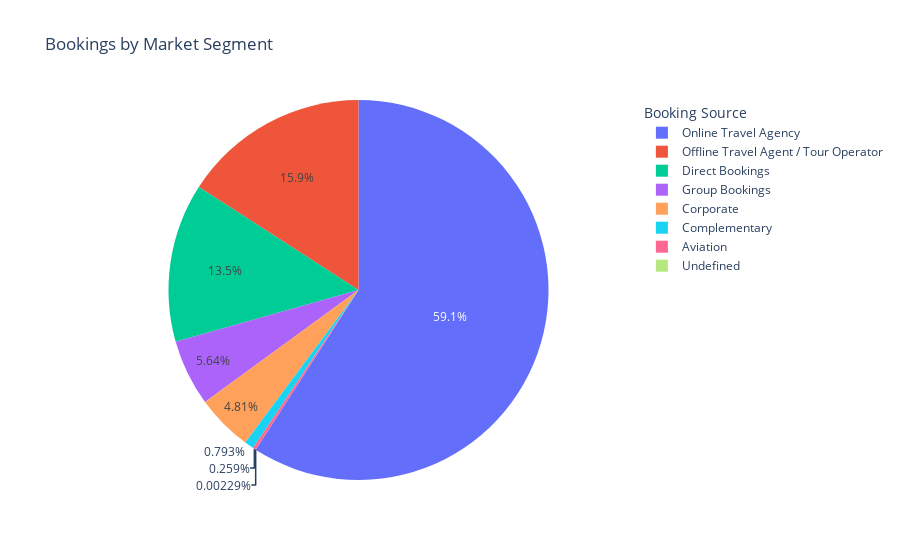

Source (notebook cell):
### Code cell
# pie plot
fig = px.pie(
    df,
    values=df['market_segment_clean'].value_counts().values,
    names=df['market_segment_clean'].value_counts().index,
    title="Bookings by Market Segment"
)

fig.update_layout(
    legend=dict(title="Booking Source")  # optional, rename the legend header
)

fig.show()

### Figure 1 — Plotly figure (JSON) as saved in the notebook; plotly's stock layout.template omitted (floating-point values rounded to 4 significant figures)
{"data": [{"domain": {"x": [0, 1], "y": [0, 1]}, "hovertemplate": "label=%{label}<br>value=%{value}<extra></extra>", "labels": ["Online Travel Agency", "Offline Travel Agent / Tour Operator", "Direct Bookings", "Group Bookings", "Corporate", "Complementary", "Aviation", "Undefined"], "legendgroup": "", "name": "", "showlegend": true, "type": "pie", "values": [51553, 13855, 11780, 4922, 4200, 692, 226, 2]}], "layout": {"autosize": true, "legend": {"title": {"text": "Booking Source"}, "tracegroupgap": 0}, "title": {"text": "Bookings by Market Segment"}}}
